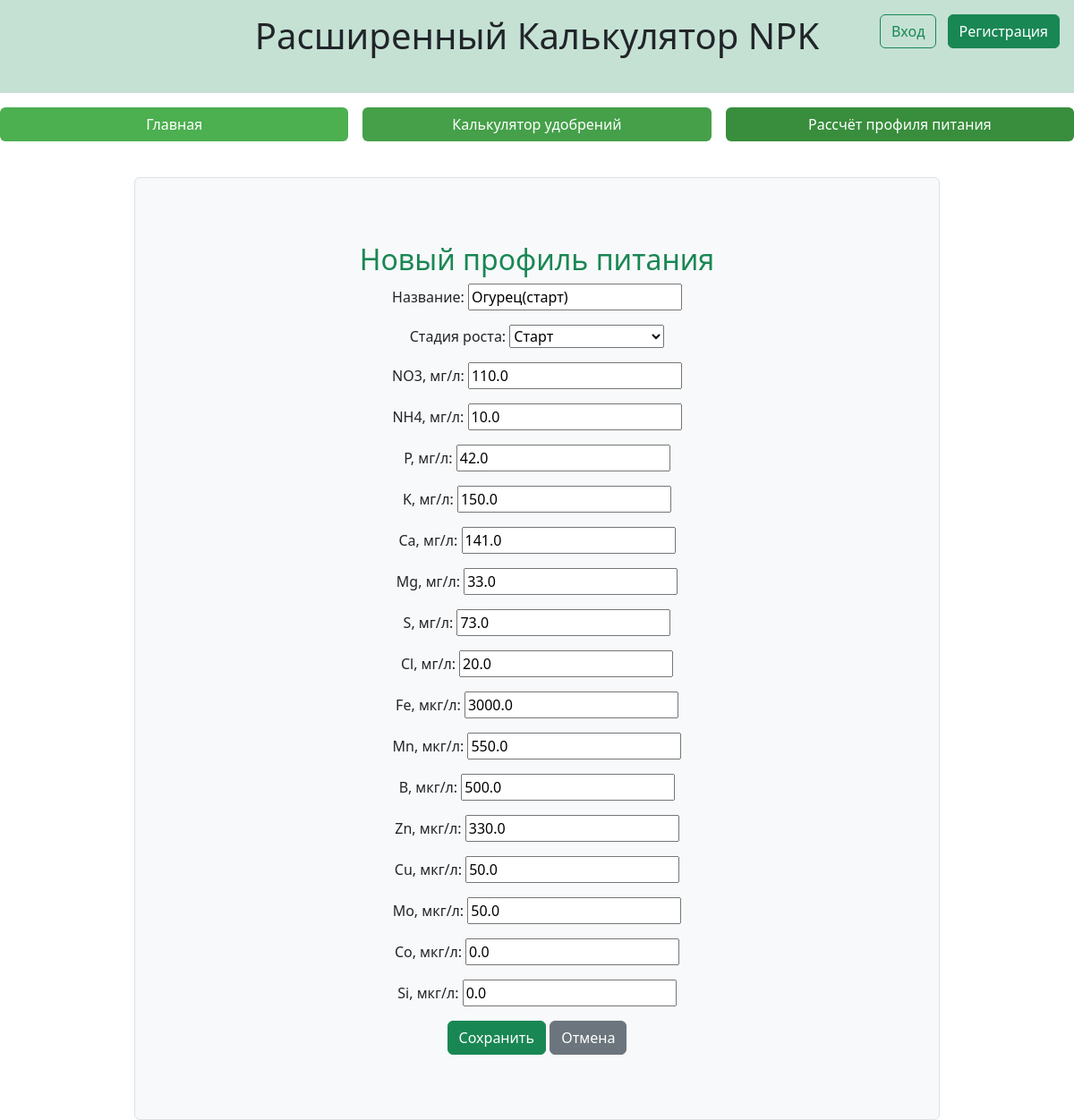
Page /edit_p_profile/4 on the earlier database version.
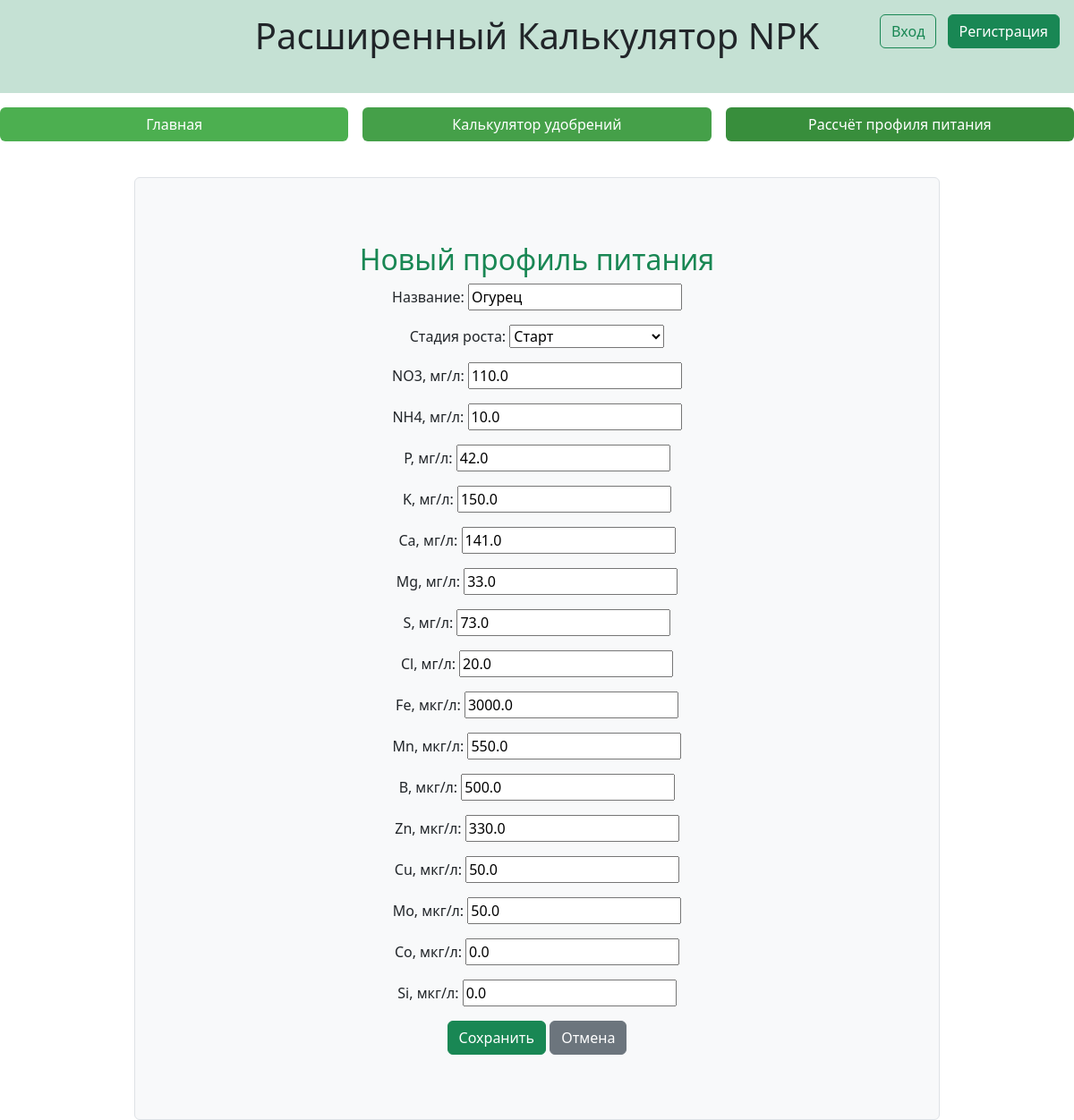
Same page on the later database version.
### main/models.py (models this page shows, shortened)
class P_profile(models.Model):
    user = models.ForeignKey(get_user_model(), on_delete=models.CASCADE, null=True, blank=True)
    is_public = models.BooleanField(default=False)
    name = models.CharField('Название',max_length=100)
    growth_stage = models.CharField(max_length=20, choices=[('start', 'Старт'), ('veg', 'Вегетация'), ('late_veg', 'Поздняя вегетация'), ('fruiting', 'Плодоношение')], default='start', verbose_name='Стадия роста')
    nh4 = models.FloatField('NH4, мг/л', default=0)
    no3 = models.FloatField('NO3, мг/л', default=0)
    p = models.FloatField('P, мг/л', default=0)
    k = models.FloatField('K, мг/л', default=0)
    ca = models.FloatField('Сa, мг/л', default=0)
    mg = models.FloatField('Mg, мг/л', default=0)
    s = models.FloatField('S, мг/л', default=0)
    cl = models.FloatField('Cl, мг/л', default=0)
    fe = models.FloatField('Fe, мкг/л', default=0)
    mn = models.FloatField('Mn, мкг/л', default=0)
    b = models.FloatField('B, мкг/л', default=0)
    zn = models.FloatField('Zn, мкг/л', default=0)
    cu = models.FloatField('Cu, мкг/л', default=0)
    mo = models.FloatField('Mo, мкг/л', default=0)
    co = models.FloatField('Co, мкг/л', default=0)
    si = models.FloatField('Si, мкг/л', default=0)

### main/views.py (the view)
# urls.py: path('edit_p_profile/<int:pk>', views.edit_p_profile, name='edit_p_profile'),
def edit_p_profile(request, pk):
    p_profile = get_object_or_404(P_profile, pk=pk)
    if request.method == 'POST':
        form = P_profileForm(request.POST, instance=p_profile)
        if form.is_valid():
            form.save()
            return redirect('profile_pp')
    else:
        form = P_profileForm(instance=p_profile)
    return render(request, 'main/add_p_profile.html', {'form': form})

### main/forms.py
class P_profileForm(forms.ModelForm):
    class Meta:
        model = P_profile
        fields = ['name', 'growth_stage', 'no3', 'nh4', 'p', 'k', 'ca', 'mg', 's', 'cl', 'fe', 'mn', 'b', 'zn', 'cu', 'mo', 'co', 'si']

### main/templates/main/add_p_profile.html (shortened to what this page needs)
{% extends "main/index.html" %}
{% block content %}
<div class="container py-5">
    <h2 class="text-success">Новый профиль питания</h2>
    <form method="post">
        {{ form.as_p }}
        <button type="submit" class="btn btn-success">Сохранить</button>
        <a href="{% url 'profile_pp' %}" class="btn btn-secondary">Отмена</a>
    </form>
</div>
{% endblock %}

Differences in the rows shown:
changed P_profile "Старт": name "Огурец(старт)" → "Огурец"
